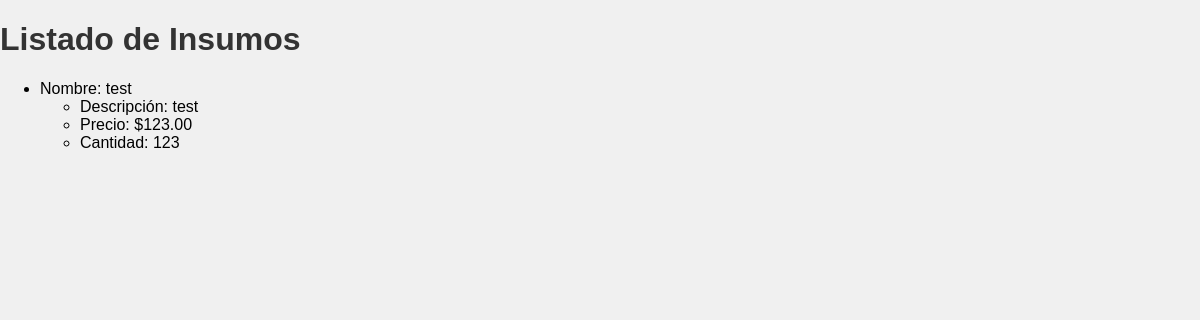
The page /supply/supplies/ on the database as committed earlier.
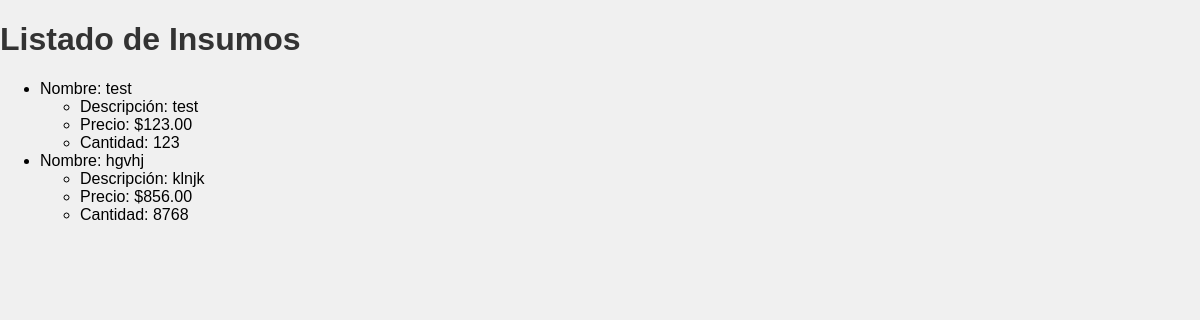
The same page on the database as committed later.
### supply/models.py (models this page shows, shortened)
class Supply(models.Model):
    name = models.CharField(max_length=255)
    description = models.TextField()
    price = models.DecimalField(max_digits=10, decimal_places=2)
    quantity = models.IntegerField()

### supply/views.py (the view)
# urls.py: path('supply/supplies/', views.list_supplies, name='list_supplies'),
def list_supplies(request):
    supplies = Supply.objects.all()
    context = {'supplies': supplies}
    return render(request, 'list_supplies.html', context)

### supply/templates/list_supplies.html (shortened to what this page needs)
<!DOCTYPE html>
<html>
<head>
    <link rel="stylesheet" type="text/css" href="../supply.css">
<body>
    <h1>Listado de Insumos</h1>
    <ul id="list_supplies">
        {% for supply in supplies %}
            <li>Nombre: {{ supply.name }}</li>
                <ul>
                    <li>Descripción: {{ supply.description }}</li>
                    <li>Precio: ${{ supply.price }}</li>
                    <li>Cantidad: {{ supply.quantity }}</li>
                </ul>
        {% endfor %}
    </ul>
</body>
</html>

Rows that differ between the two databases and show on the page:
added Supply: name "hgvhj", description "klnjk", price "856.00", quantity "8768"
